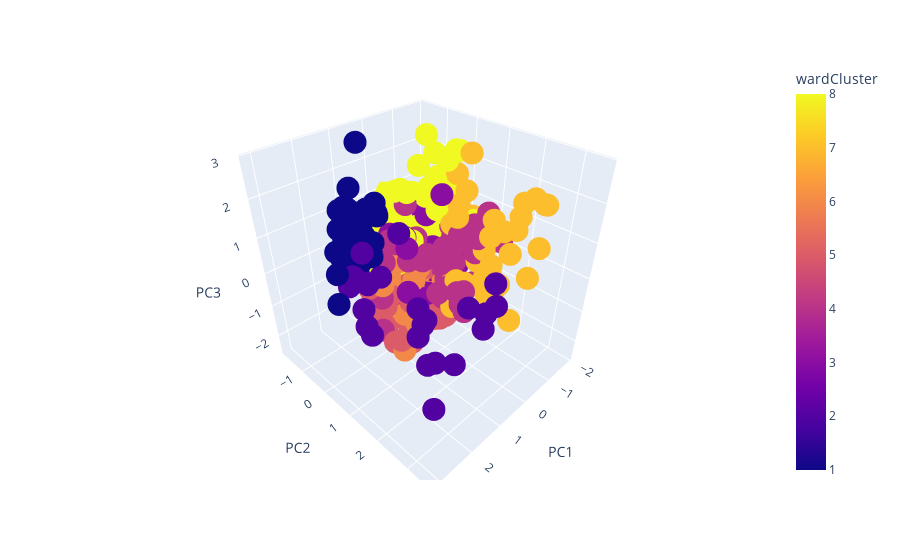

The notebook cell saved with this chart:
### Code cell
fig2 = px.scatter_3d(pcaDataScaled, x='PC1', y='PC2', z='PC3', color='wardCluster')
fig2

### Figure 1 — Plotly figure (JSON) as saved in the notebook; plotly's stock layout.template omitted (floating-point values rounded to 4 significant figures; data arrays with more than 128 entries replaced by an {"elided": "..."} marker saying what was removed)
{"data": [{"hovertemplate": "PC1=%{x}<br>PC2=%{y}<br>PC3=%{z}<br>wardCluster=%{marker.color}<extra></extra>", "legendgroup": "", "marker": {"color": {"elided": "397 int values"}, "coloraxis": "coloraxis", "symbol": "circle"}, "mode": "markers", "name": "", "scene": "scene", "showlegend": false, "type": "scatter3d", "x": {"elided": "397 float values"}, "y": {"elided": "397 float values"}, "z": {"elided": "397 float values"}}], "layout": {"coloraxis": {"colorbar": {"title": {"text": "wardCluster"}}, "colorscale": [[0, "#0d0887"], [0.1111, "#46039f"], [0.2222, "#7201a8"], [0.3333, "#9c179e"], [0.4444, "#bd3786"], [0.5556, "#d8576b"], [0.6667, "#ed7953"], [0.7778, "#fb9f3a"], [0.8889, "#fdca26"], [1, "#f0f921"]]}, "legend": {"tracegroupgap": 0}, "margin": {"t": 60}, "scene": {"domain": {"x": [0, 1], "y": [0, 1]}, "xaxis": {"title": {"text": "PC1"}}, "yaxis": {"title": {"text": "PC2"}}, "zaxis": {"title": {"text": "PC3"}}}}}
